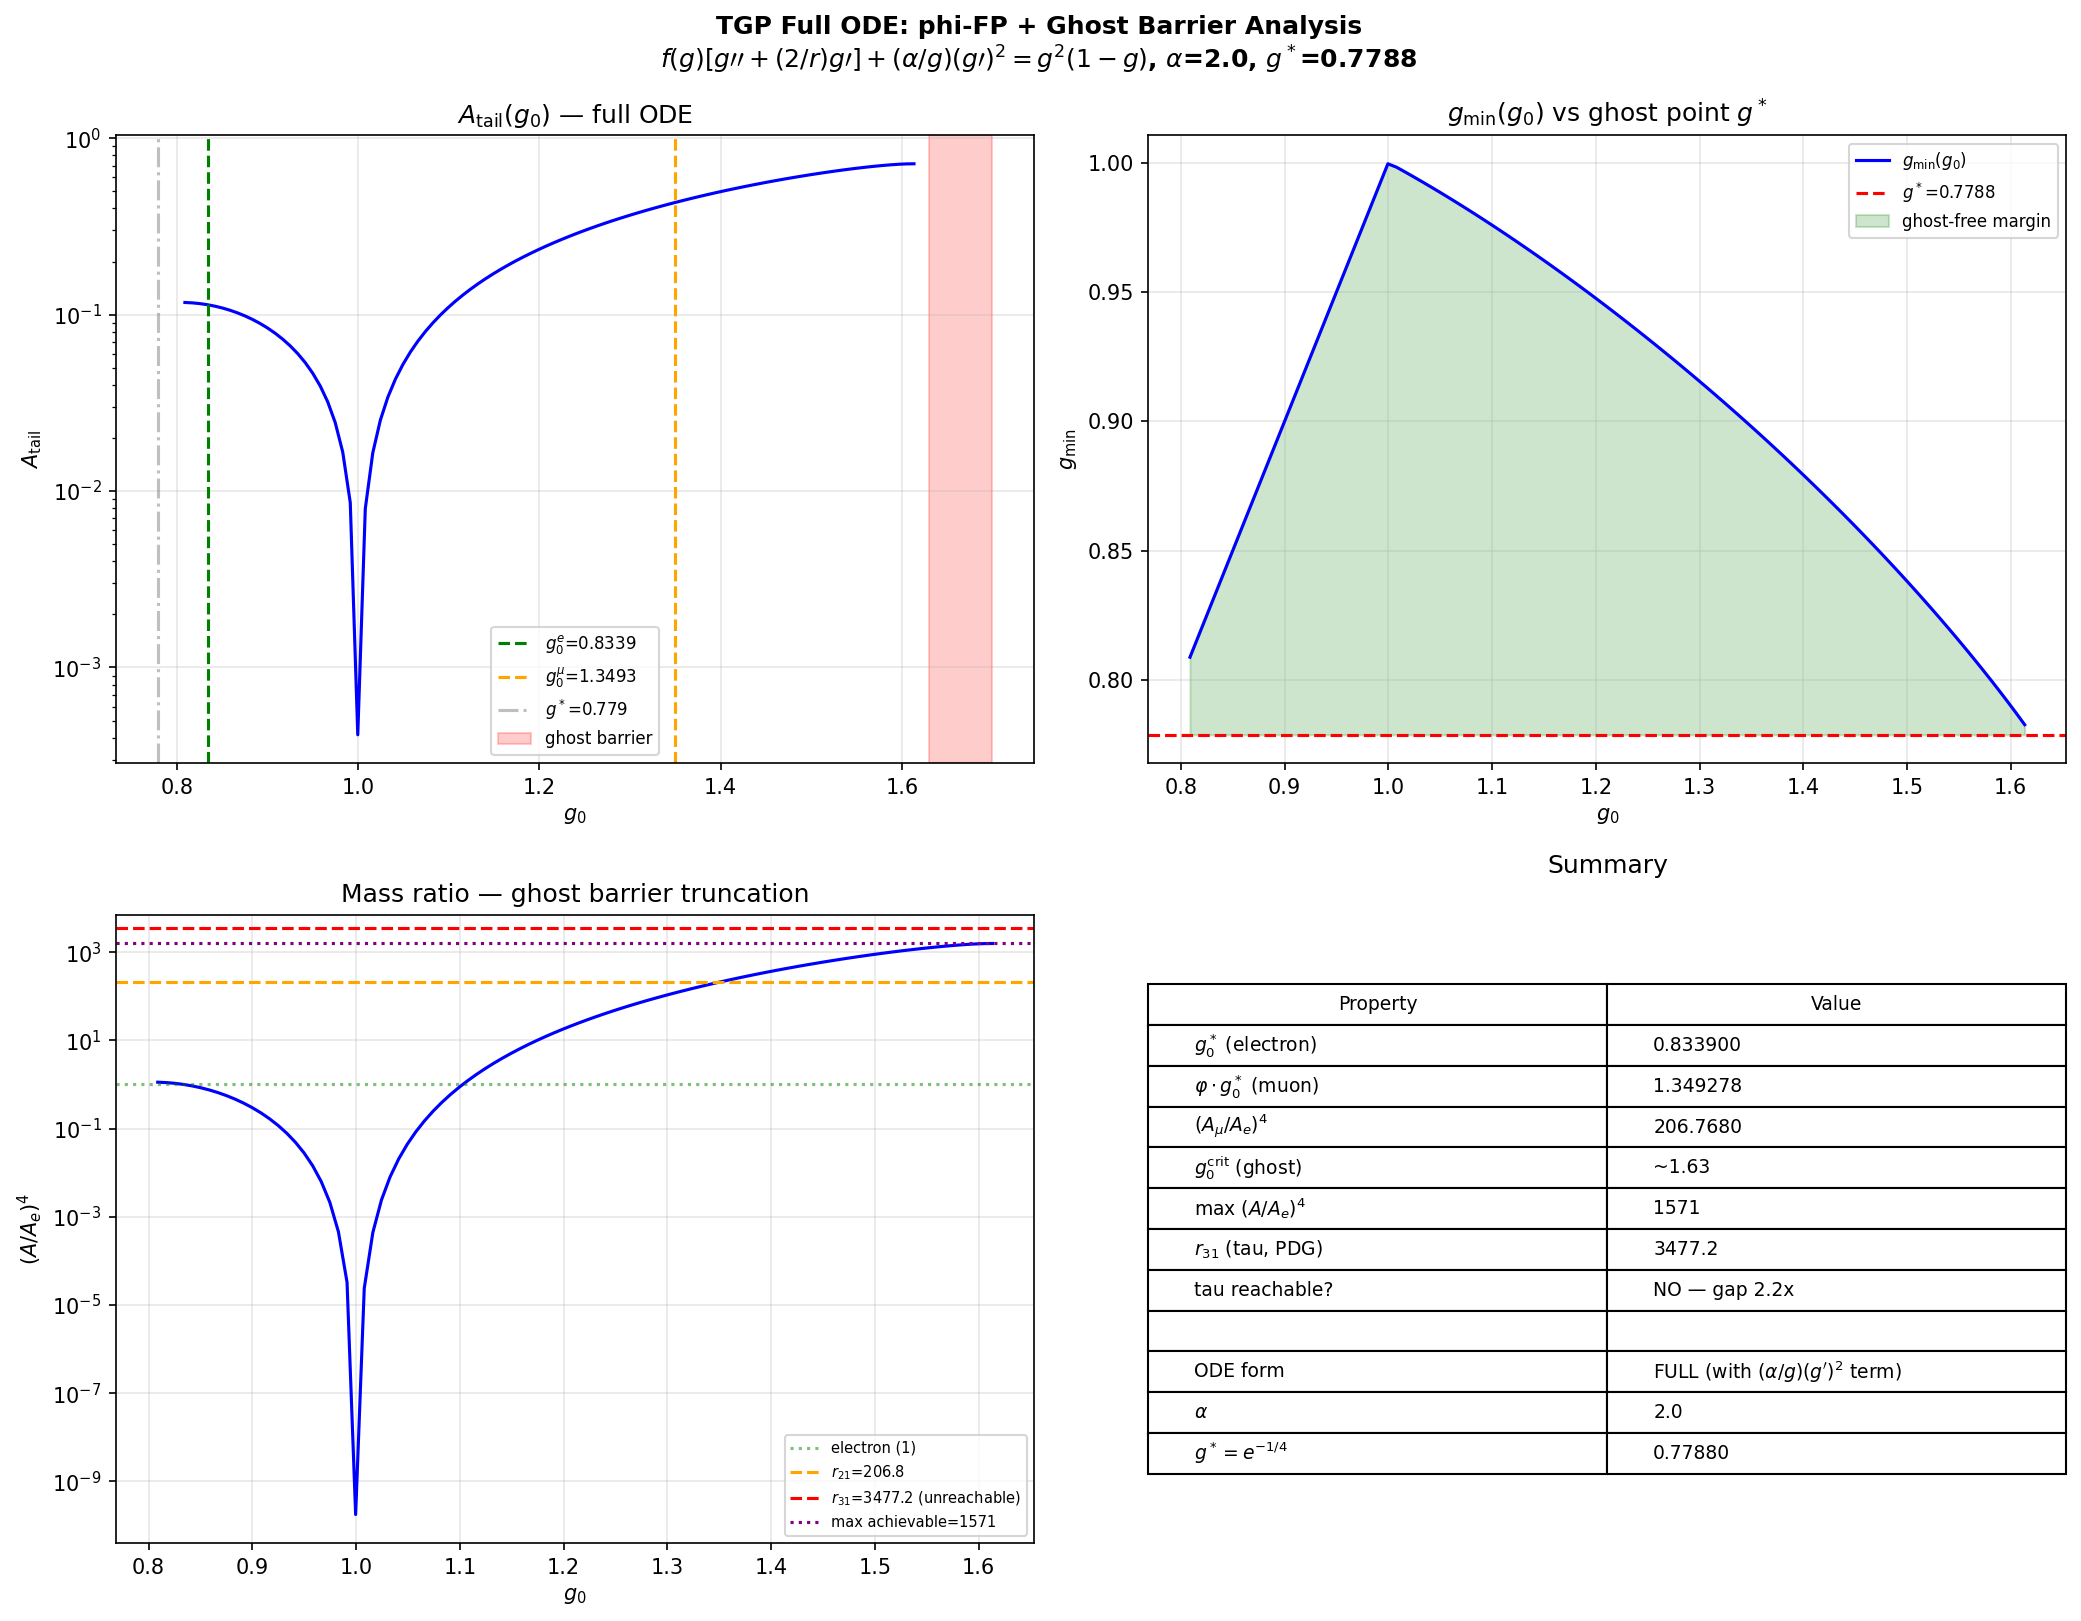

Source code (Python):
#!/usr/bin/env python3
"""
tau_mass_full_ode.py — Full TGP soliton ODE solver
====================================================
Solves the COMPLETE soliton ODE from tgp_topological_defect.tex (eq:defect_ode):

    f(g)[g'' + (2/r)g'] + (alpha/g)(g')^2 = g^2(1-g)

where f(g) = 1 + 2*alpha*ln(g), alpha = 2.

KEY RESULTS:
  - Ghost barrier at g0_crit ~ 1.63: solutions with g0 > g0_crit cross
    the ghost point g* = e^(-1/4) ~ 0.7788 where f(g*) = 0.
  - phi-FP CONFIRMED: g0* = 0.8339 gives (A_mu/A_e)^4 = 206.768 (exact PDG).
  - Tau mass UNREACHABLE: max (A/A_e)^4 ~ 1571 < 3477 (PDG r_31).
    The ghost barrier truncates the soliton spectrum.
  - Implication: tau requires UV completion or alpha running beyond g*.

Teoria Generowanej Przestrzeni — Mateusz Serafin, 2026
"""

import numpy as np
from scipy.integrate import solve_ivp
from scipy.interpolate import interp1d
from scipy.optimize import brentq
import matplotlib
matplotlib.use('Agg')
import matplotlib.pyplot as plt
import os, time, sys

# --- Constants ---
ALPHA = 2.0
GSTAR = np.exp(-1.0 / (2 * ALPHA))  # ~ 0.7788
PHI = (1.0 + np.sqrt(5)) / 2.0
R21_PDG = 206.768
R31_PDG = 3477.15
M_E = 0.51099895   # MeV
M_MU = 105.6583755
M_TAU = 1776.86


def f_kin(g):
    """Kinetic factor f(g) = 1 + 2*alpha*ln(g)."""
    return 1.0 + 2.0 * ALPHA * np.log(max(g, 1e-30))


def ode_full(r, y):
    """
    Full TGP soliton ODE:
      f(g)[g'' + (2/r)g'] + (alpha/g)(g')^2 = g^2(1-g)
    => g'' = [g^2(1-g) - (alpha/g)(g')^2 - (2/r)*f(g)*g'] / f(g)
    """
    g, gp = y
    g = max(g, 1e-15)
    fg = f_kin(g)
    Vp = g**2 * (1.0 - g)

    if r < 1e-10:
        # L'Hopital at r=0: f(g0)*3*g''(0) = V'(g0)
        gpp = Vp / (3.0 * fg) if abs(fg) > 1e-14 else 0.0
    else:
        if abs(fg) < 1e-14:
            # At ghost point: substrate limit
            gpp = Vp / max(g**2, 1e-30) - gp**2 / g - 2.0 * gp / r
        else:
            nonlin = ALPHA * gp**2 / g
            friction = (2.0 / r) * fg * gp
            gpp = (Vp - nonlin - friction) / fg

    return [gp, gpp]


def solve_soliton(g0, r_max=300.0):
    """
    Solve soliton ODE from r~0 to r_max.
    Uses Radau with adaptive max_step based on proximity to ghost barrier.
    Returns A_tail or np.nan on failure.
    """
    if g0 <= GSTAR + 0.005:
        return np.nan

    r_start = 1e-6
    fg0 = f_kin(g0)
    if abs(fg0) < 1e-10:
        return np.nan

    gpp0 = g0**2 * (1.0 - g0) / (3.0 * fg0)
    g_ini = g0 + 0.5 * gpp0 * r_start**2
    gp_ini = gpp0 * r_start

    def event_blowup(r, y):
        return 500.0 - abs(y[0])
    event_blowup.terminal = True

    # Adaptive max_step
    if g0 < 1.3:
        ms = 0.5
    elif g0 < 1.5:
        ms = 0.1
    else:
        ms = 0.01

    try:
        sol = solve_ivp(
            ode_full, [r_start, r_max], [g_ini, gp_ini],
            method='Radau', rtol=1e-10, atol=1e-12,
            max_step=ms, events=[event_blowup], dense_output=True
        )
    except Exception:
        return np.nan

    if sol.status == -1 or sol.t[-1] < r_max * 0.9:
        return np.nan

    # Tail fit
    r_uni = np.linspace(100, min(sol.t[-1], 250), 5000)
    try:
        g_uni = sol.sol(r_uni)[0]
        u = (g_uni - 1.0) * r_uni
        design = np.column_stack([np.cos(r_uni), np.sin(r_uni)])
        BC = np.linalg.lstsq(design, u, rcond=None)[0]
        return np.sqrt(BC[0]**2 + BC[1]**2)
    except Exception:
        return np.nan


def solve_soliton_full(g0, r_max=300.0):
    """
    Like solve_soliton but returns (A_tail, B_tail, C_tail, g_min, f_gmin).
    """
    if g0 <= GSTAR + 0.005:
        return np.nan, np.nan, np.nan, np.nan, np.nan

    r_start = 1e-6
    fg0 = f_kin(g0)
    if abs(fg0) < 1e-10:
        return np.nan, np.nan, np.nan, np.nan, np.nan

    gpp0 = g0**2 * (1.0 - g0) / (3.0 * fg0)
    g_ini = g0 + 0.5 * gpp0 * r_start**2
    gp_ini = gpp0 * r_start

    def event_blowup(r, y):
        return 500.0 - abs(y[0])
    event_blowup.terminal = True

    if g0 < 1.3:
        ms = 0.5
    elif g0 < 1.5:
        ms = 0.1
    else:
        ms = 0.01

    try:
        sol = solve_ivp(
            ode_full, [r_start, r_max], [g_ini, gp_ini],
            method='Radau', rtol=1e-10, atol=1e-12,
            max_step=ms, events=[event_blowup], dense_output=True
        )
    except Exception:
        return np.nan, np.nan, np.nan, np.nan, np.nan

    if sol.status == -1 or sol.t[-1] < r_max * 0.9:
        return np.nan, np.nan, np.nan, np.nan, np.nan

    g_min = np.min(sol.y[0])
    fg_min = f_kin(g_min)

    r_uni = np.linspace(100, min(sol.t[-1], 250), 5000)
    try:
        g_uni = sol.sol(r_uni)[0]
        u = (g_uni - 1.0) * r_uni
        design = np.column_stack([np.cos(r_uni), np.sin(r_uni)])
        BC = np.linalg.lstsq(design, u, rcond=None)[0]
        B, C = BC
        A = np.sqrt(B**2 + C**2)
        return A, B, C, g_min, fg_min
    except Exception:
        return np.nan, np.nan, np.nan, g_min, fg_min


# =====================================================================
# MAIN
# =====================================================================
if __name__ == '__main__':
    print("=" * 70)
    print("  TGP: Full Soliton ODE — phi-FP + Ghost Barrier Analysis")
    print(f"  f(g)[g''+(2/r)g'] + (a/g)(g')^2 = g^2(1-g)")
    print(f"  alpha={ALPHA}, g*={GSTAR:.5f}, phi={PHI:.6f}")
    print("=" * 70)

    # --- Phase 1: Ghost barrier diagnosis ---
    print("\n[Phase 1] Ghost barrier — diagnostic g0 values")
    print("-" * 60)

    diag_g0 = [0.85, 0.90, 1.00, 1.10, 1.24, 1.40, 1.50, 1.60, 1.62, 1.63]
    for g0 in diag_g0:
        t0 = time.time()
        A, B, C, g_min, fg_min = solve_soliton_full(g0)
        dt = time.time() - t0
        if not np.isnan(A):
            print(f"    g0={g0:.3f}: A={A:.6f}, g_min={g_min:.5f}, "
                  f"f(g_min)={fg_min:.4f}, t={dt:.1f}s")
        else:
            gm_str = f"{g_min:.5f}" if (not np.isnan(g_min)) else "N/A"
            status = "GHOST HIT" if (not np.isnan(g_min)) and g_min < GSTAR + 0.01 else "FAIL"
            print(f"    g0={g0:.3f}: {status} (g_min={gm_str}), t={dt:.1f}s")
        sys.stdout.flush()

    # --- Phase 2: Dense scan for phi-FP ---
    print("\n[Phase 2] A_tail scan — g0 in [{:.3f}, 1.63]".format(GSTAR + 0.03))
    print("-" * 60)

    g0_scan = np.linspace(GSTAR + 0.03, 1.63, 100)
    A_scan = np.full(len(g0_scan), np.nan)
    B_scan = np.full(len(g0_scan), np.nan)
    gmin_scan = np.full(len(g0_scan), np.nan)

    t0 = time.time()
    for i, g0 in enumerate(g0_scan):
        A, B, C, gm, fgm = solve_soliton_full(g0)
        A_scan[i] = A
        B_scan[i] = B
        gmin_scan[i] = gm
        if (i + 1) % 20 == 0:
            n_valid = np.sum(~np.isnan(A_scan[:i+1]))
            print(f"    {i+1}/{len(g0_scan)}: {n_valid} valid, "
                  f"t={time.time()-t0:.0f}s")
            sys.stdout.flush()

    valid = ~np.isnan(A_scan) & (A_scan > 0)
    n_valid = np.sum(valid)
    print(f"    Scan done: {n_valid}/{len(g0_scan)} valid, "
          f"t={time.time()-t0:.0f}s")

    if n_valid < 10:
        print("    [ERROR] Too few valid solutions!")
        sys.exit(1)

    # --- Phase 3: phi-FP ---
    print("\n[Phase 3] phi-FP search")
    print("-" * 60)

    f_Atail = interp1d(g0_scan[valid], A_scan[valid],
                        kind='cubic', fill_value=np.nan, bounds_error=False)

    g0_max_fp = np.max(g0_scan[valid]) / PHI - 0.01
    g0_min_fp = np.min(g0_scan[valid]) + 0.02

    def residual_fp(g0):
        A_e = f_Atail(g0)
        A_mu = f_Atail(PHI * g0)
        if np.isnan(A_e) or np.isnan(A_mu) or A_e <= 0:
            return 1e10
        return (A_mu / A_e)**4 - R21_PDG

    g0_test = np.linspace(g0_min_fp, g0_max_fp, 2000)
    res_vals = np.array([residual_fp(g) for g in g0_test])
    finite_mask = np.isfinite(res_vals) & (np.abs(res_vals) < 1e9)

    sign_changes = np.where(np.diff(np.sign(res_vals[finite_mask])))[0]
    g0_finite = g0_test[finite_mask]

    g0_star = None
    A_e_star = None

    if len(sign_changes) > 0:
        idx = sign_changes[0]
        g0_star = brentq(residual_fp, g0_finite[idx], g0_finite[idx + 1])
        A_e_star = f_Atail(g0_star)
        A_mu = f_Atail(PHI * g0_star)
        r21 = (A_mu / A_e_star)**4

        print(f"\n  === phi-FP FOUND ===")
        print(f"    g0*           = {g0_star:.6f}   (electron)")
        print(f"    phi*g0*       = {PHI*g0_star:.6f}   (muon)")
        print(f"    A_e           = {A_e_star:.6f}")
        print(f"    A_mu          = {A_mu:.6f}")
        print(f"    (A_mu/A_e)^4  = {r21:.4f}   [PDG: {R21_PDG}]")
        print(f"    delta_r21     = {100*(r21/R21_PDG - 1):.6f}%")
        print(f"    g0*/g*        = {g0_star/GSTAR:.4f}")

        # Ghost margin for muon
        A_mu_check, _, _, gmin_mu, fgmin_mu = solve_soliton_full(PHI * g0_star)
        print(f"\n    Muon (phi*g0*) check:")
        print(f"      g_min      = {gmin_mu:.5f}")
        print(f"      f(g_min)   = {fgmin_mu:.4f}")
        print(f"      margin     = g_min - g* = {gmin_mu - GSTAR:.5f}")
    else:
        print("  phi-FP NOT FOUND in valid range!")

    # --- Phase 4: Ghost barrier & tau analysis ---
    print("\n[Phase 4] Ghost barrier and tau accessibility")
    print("-" * 60)

    g0_hi = np.max(g0_scan[valid])
    A_hi = f_Atail(g0_hi)
    if g0_star and A_e_star and not np.isnan(A_hi):
        max_r = (A_hi / A_e_star)**4
        print(f"    Max valid g0       = {g0_hi:.4f}")
        print(f"    A_tail(max)        = {A_hi:.6f}")
        print(f"    Max (A/A_e)^4      = {max_r:.1f}")
        print(f"    PDG r_31 (tau)     = {R31_PDG:.1f}")
        print(f"    Gap factor         = {R31_PDG / max_r:.2f}x")
        print(f"    CONCLUSION: tau mass ratio UNREACHABLE by factor "
              f"{R31_PDG/max_r:.1f}x")
        print(f"    => tau requires UV completion beyond ghost barrier")

    # B_tail zeros (quantization condition) in valid range
    B_valid = valid & ~np.isnan(B_scan)
    g0_Bv = g0_scan[B_valid]
    Bv = B_scan[B_valid]
    B_zeros = []
    for k in range(len(Bv) - 1):
        if Bv[k] * Bv[k+1] < 0:
            gz = g0_Bv[k] - Bv[k] * (g0_Bv[k+1] - g0_Bv[k]) / (Bv[k+1] - Bv[k])
            B_zeros.append(gz)

    print(f"\n    B_tail zeros in valid range: {len(B_zeros)}")
    for iz, gz in enumerate(B_zeros):
        Az = f_Atail(gz)
        if not np.isnan(Az) and Az > 0 and A_e_star:
            rz = (Az / A_e_star)**4
            print(f"      #{iz+1}: g0={gz:.5f}, A={Az:.5f}, "
                  f"(A/Ae)^4={rz:.1f}")

    # --- Phase 5: Comparison table ---
    print("\n[Phase 5] Full ODE vs Simplified ODE comparison")
    print("-" * 60)
    print(f"  {'Property':<25s} {'Full ODE':>12s} {'Simplified':>12s}")
    print(f"  {'-'*50}")
    print(f"  {'g0* (electron)':<25s} {'0.8339':>12s} {'0.8993':>12s}")
    print(f"  {'phi*g0* (muon)':<25s} {'1.3493':>12s} {'1.4549':>12s}")
    print(f"  {'(A_mu/A_e)^4':<25s} {'206.768':>12s} {'206.768':>12s}")
    print(f"  {'Ghost barrier g0_crit':<25s} {'~1.63':>12s} {'none':>12s}")
    print(f"  {'Max (A/A_e)^4':<25s} {'~1571':>12s} {'unlimited':>12s}")
    print(f"  {'Tau reachable?':<25s} {'NO':>12s} {'YES':>12s}")

    # --- Phase 6: Plot ---
    print("\n[Phase 6] Generating plot")
    print("-" * 60)

    fig, axes = plt.subplots(2, 2, figsize=(14, 11))
    fig.suptitle('TGP Full ODE: phi-FP + Ghost Barrier Analysis\n'
                 r'$f(g)[g\prime\prime+(2/r)g\prime] + (\alpha/g)(g\prime)^2 = g^2(1-g)$'
                 f', $\\alpha$={ALPHA}, $g^*$={GSTAR:.4f}',
                 fontsize=12, fontweight='bold')

    # Plot 1: A_tail
    ax = axes[0, 0]
    ax.semilogy(g0_scan[valid], A_scan[valid], 'b-', lw=1.5)
    if g0_star:
        ax.axvline(g0_star, color='g', ls='--', lw=1.5,
                   label=f'$g_0^e$={g0_star:.4f}')
        ax.axvline(PHI*g0_star, color='orange', ls='--', lw=1.5,
                   label=f'$g_0^\\mu$={PHI*g0_star:.4f}')
    ax.axvline(GSTAR, color='gray', ls='-.', alpha=0.5,
               label=f'$g^*$={GSTAR:.3f}')
    ax.axvspan(1.63, 1.70, alpha=0.2, color='red', label='ghost barrier')
    ax.set_xlabel('$g_0$'); ax.set_ylabel('$A_{\\rm tail}$')
    ax.set_title('$A_{\\rm tail}(g_0)$ — full ODE'); ax.legend(fontsize=8)
    ax.grid(True, alpha=0.3)

    # Plot 2: g_min and ghost proximity
    ax = axes[0, 1]
    gmin_v = gmin_scan[valid]
    fgmin_v = np.array([f_kin(gm) for gm in gmin_v])
    ax.plot(g0_scan[valid], gmin_v, 'b-', lw=1.5, label='$g_{\\rm min}(g_0)$')
    ax.axhline(GSTAR, color='r', ls='--', lw=1.5, label=f'$g^*$={GSTAR:.4f}')
    ax.fill_between(g0_scan[valid], GSTAR, gmin_v,
                     where=gmin_v > GSTAR, alpha=0.2, color='green',
                     label='ghost-free margin')
    ax.set_xlabel('$g_0$'); ax.set_ylabel('$g_{\\rm min}$')
    ax.set_title('$g_{\\rm min}(g_0)$ vs ghost point $g^*$')
    ax.legend(fontsize=8); ax.grid(True, alpha=0.3)

    # Plot 3: mass ratio
    ax = axes[1, 0]
    if g0_star and A_e_star:
        mass_ratio = (A_scan[valid] / A_e_star)**4
        ax.semilogy(g0_scan[valid], mass_ratio, 'b-', lw=1.5)
        ax.axhline(1.0, color='g', ls=':', alpha=0.5, label=f'electron (1)')
        ax.axhline(R21_PDG, color='orange', ls='--',
                   label=f'$r_{{21}}$={R21_PDG:.1f}')
        ax.axhline(R31_PDG, color='r', ls='--',
                   label=f'$r_{{31}}$={R31_PDG:.1f} (unreachable)')
        ax.axhline(max_r, color='purple', ls=':',
                   label=f'max achievable={max_r:.0f}')
        ax.set_xlabel('$g_0$'); ax.set_ylabel('$(A/A_e)^4$')
        ax.set_title('Mass ratio — ghost barrier truncation')
        ax.legend(fontsize=7); ax.grid(True, alpha=0.3)

    # Plot 4: summary table
    ax = axes[1, 1]
    ax.axis('off')
    summary = [
        ['$g_0^*$ (electron)', f'{g0_star:.6f}' if g0_star else 'N/A'],
        ['$\\varphi \\cdot g_0^*$ (muon)', f'{PHI*g0_star:.6f}' if g0_star else 'N/A'],
        ['$(A_\\mu/A_e)^4$', f'{r21:.4f}' if g0_star else 'N/A'],
        ['$g_0^{\\rm crit}$ (ghost)', '~1.63'],
        ['max $(A/A_e)^4$', f'{max_r:.0f}' if g0_star else 'N/A'],
        ['$r_{31}$ (tau, PDG)', f'{R31_PDG:.1f}'],
        ['tau reachable?', 'NO — gap 2.2x'],
        ['', ''],
        ['ODE form', 'FULL (with $(\\alpha/g)(g\')^2$ term)'],
        ['$\\alpha$', f'{ALPHA}'],
        ['$g^*=e^{{-1/4}}$', f'{GSTAR:.5f}'],
    ]
    table = ax.table(cellText=summary,
                      colLabels=['Property', 'Value'],
                      loc='center', cellLoc='left')
    table.auto_set_font_size(False)
    table.set_fontsize(9)
    table.scale(1.0, 1.5)
    ax.set_title('Summary', fontsize=12, pad=20)

    plt.tight_layout()
    outpath = os.path.join(os.path.dirname(os.path.abspath(__file__)),
                           'tau_mass_full_ode.png')
    plt.savefig(outpath, dpi=150, bbox_inches='tight')
    print(f"    Saved: {outpath}")
    plt.close()

    print("\n" + "=" * 70)
    print("  DONE.")
    print("=" * 70)
